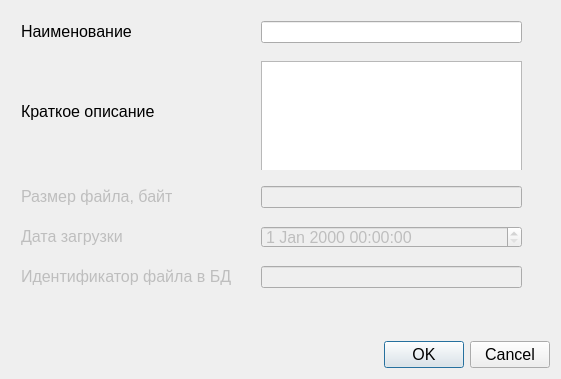
<?xml version="1.0" encoding="UTF-8"?>
<ui version="4.0">
 <class>DialogPushFile</class>
 <widget class="QDialog" name="DialogPushFile">
  <property name="geometry">
   <rect>
    <x>0</x>
    <y>0</y>
    <width>561</width>
    <height>379</height>
   </rect>
  </property>
  <property name="windowTitle">
   <string>Загрузка файла</string>
  </property>
  <layout class="QGridLayout" name="gridLayout">
   <item row="0" column="0">
    <widget class="QWidget" name="wFileDescription" native="true">
     <property name="font">
      <font>
       <family>Arial</family>
       <pointsize>12</pointsize>
      </font>
     </property>
     <widget class="QLineEdit" name="leFileName">
      <property name="geometry">
       <rect>
        <x>250</x>
        <y>10</y>
        <width>261</width>
        <height>22</height>
       </rect>
      </property>
      <property name="font">
       <font>
        <family>Arial</family>
        <pointsize>12</pointsize>
       </font>
      </property>
      <property name="text">
       <string/>
      </property>
     </widget>
     <widget class="QLabel" name="lblFileName">
      <property name="geometry">
       <rect>
        <x>10</x>
        <y>10</y>
        <width>111</width>
        <height>21</height>
       </rect>
      </property>
      <property name="font">
       <font>
        <family>Arial</family>
        <pointsize>12</pointsize>
       </font>
      </property>
      <property name="text">
       <string>Наименование</string>
      </property>
     </widget>
     <widget class="QLabel" name="lblFileDescription">
      <property name="geometry">
       <rect>
        <x>10</x>
        <y>90</y>
        <width>141</width>
        <height>21</height>
       </rect>
      </property>
      <property name="font">
       <font>
        <family>Arial</family>
        <pointsize>12</pointsize>
       </font>
      </property>
      <property name="text">
       <string>Краткое описание</string>
      </property>
     </widget>
     <widget class="QTextEdit" name="teFileDescription">
      <property name="geometry">
       <rect>
        <x>250</x>
        <y>50</y>
        <width>261</width>
        <height>111</height>
       </rect>
      </property>
     </widget>
    </widget>
   </item>
   <item row="1" column="0">
    <widget class="QWidget" name="wFileDescription_Auto" native="true">
     <property name="enabled">
      <bool>false</bool>
     </property>
     <property name="font">
      <font>
       <family>Arial</family>
       <pointsize>12</pointsize>
      </font>
     </property>
     <widget class="QLineEdit" name="leFileSize">
      <property name="geometry">
       <rect>
        <x>250</x>
        <y>10</y>
        <width>261</width>
        <height>22</height>
       </rect>
      </property>
      <property name="font">
       <font>
        <family>Arial</family>
        <pointsize>12</pointsize>
       </font>
      </property>
      <property name="text">
       <string/>
      </property>
     </widget>
     <widget class="QLabel" name="lblFileSize">
      <property name="geometry">
       <rect>
        <x>10</x>
        <y>10</y>
        <width>151</width>
        <height>21</height>
       </rect>
      </property>
      <property name="font">
       <font>
        <family>Arial</family>
        <pointsize>12</pointsize>
       </font>
      </property>
      <property name="text">
       <string>Размер файла, байт</string>
      </property>
     </widget>
     <widget class="QLabel" name="lblDownloadDate">
      <property name="geometry">
       <rect>
        <x>10</x>
        <y>50</y>
        <width>111</width>
        <height>21</height>
       </rect>
      </property>
      <property name="font">
       <font>
        <family>Arial</family>
        <pointsize>12</pointsize>
       </font>
      </property>
      <property name="text">
       <string>Дата загрузки</string>
      </property>
     </widget>
     <widget class="QLineEdit" name="leDB_Index">
      <property name="geometry">
       <rect>
        <x>250</x>
        <y>90</y>
        <width>261</width>
        <height>22</height>
       </rect>
      </property>
      <property name="font">
       <font>
        <family>Arial</family>
        <pointsize>12</pointsize>
       </font>
      </property>
      <property name="text">
       <string/>
      </property>
     </widget>
     <widget class="QLabel" name="lblDB_Index">
      <property name="geometry">
       <rect>
        <x>10</x>
        <y>90</y>
        <width>221</width>
        <height>21</height>
       </rect>
      </property>
      <property name="font">
       <font>
        <family>Arial</family>
        <pointsize>12</pointsize>
       </font>
      </property>
      <property name="text">
       <string>Идентификатор файла в БД</string>
      </property>
     </widget>
     <widget class="QDateTimeEdit" name="dteDownloadDate">
      <property name="geometry">
       <rect>
        <x>250</x>
        <y>50</y>
        <width>261</width>
        <height>22</height>
       </rect>
      </property>
     </widget>
    </widget>
   </item>
   <item row="2" column="0">
    <widget class="QDialogButtonBox" name="buttonBox">
     <property name="font">
      <font>
       <family>Arial</family>
       <pointsize>12</pointsize>
      </font>
     </property>
     <property name="orientation">
      <enum>Qt::Horizontal</enum>
     </property>
     <property name="standardButtons">
      <set>QDialogButtonBox::Cancel|QDialogButtonBox::Ok</set>
     </property>
    </widget>
   </item>
  </layout>
 </widget>
 <resources/>
 <connections/>
</ui>
